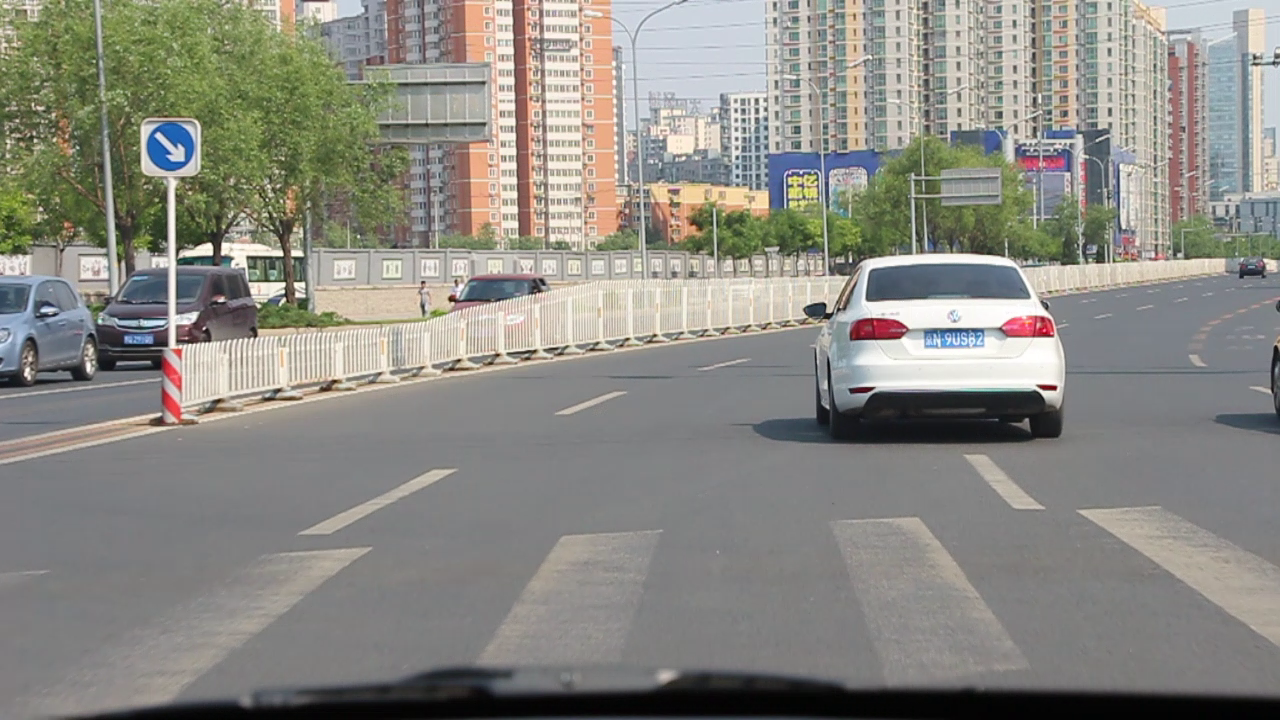
#> input picture 01技术学习/day07/00016.png, 1280 x 720 px
$ jupyter execute '图像的特征.ipynb'
#> lines starting #> are read from the running program, lines starting #| are printed output that depends on the picture
# 1. 图像的特征

[cell 1]
import cv2

img = cv2.imread("00016.png")
#> img is the input picture: shape (720, 1280, 3); mean B, G, R 130.5, 137.6, 138.7
print(img.shape)
#| (720, 1280, 3)

## 1.1. 卷积

- $$h(x) = \int _{- \infty} ^{\infty} f(\tau) g(x - \tau) \mathrm{d} \tau$$

- 离散化

- $f(\tau)$是一个图像
    - $\tau \to (i, j)$是图像中像素的位置
    - $f(i, j)$就是像素（三通道）


- 离散$(i, j)$：
    - $f(i,j) \quad (i,j) \in [-1, 1]$
    - $f(i,j)$是$3 \times 3$矩阵

- $x \to (x, y)$

- 积分就是求和
    - $\int \to \sum$

- 离散的结果是：
    - $$ h(x, y) = \sum _{(i,j) \in [-1, 1]} f(i, j) g(x-i, y-j) $$

- filter2D
    - `dst=cv.filter2D(src, ddepth, kernel[, dst[, anchor[, delta[, borderType]]]])`

```python
    dst = cv.filter2D(
        src,    # 原图像：g(x,y)
        ddepth,  # 输出的图像深度：通道，类型； -1表示深度相同
        kernel,  # 模板：f(i,j):卷积核
        dst,  #输出图像（不建议参数中返回）
        anchor, # kernel与原图像的参照点
        delta, # 偏移值，改变结果图像的灰度
        borderType # 越界的替代值
    )

```

[cell 2]
import cv2
import numpy
# 原图像
src = cv2.imread("00016.png")

# kernel
kernel = numpy.array([
    [-1,  0,  1],
    [-1,  0,  1],
    [-1,  0,  1]
])
# kernel = numpy.array([
#     [-1, -1, -1],
#     [ 0,  0,  0],
#     [ 1,  1,  1]
# ])
# kernel = numpy.array([
#     [-1, -1, -1],
#     [-1,  8, -1],
#     [-1, -1, -1]
# ])


# 卷积运算
dst = cv2.filter2D(src, -1, kernel, delta=128)
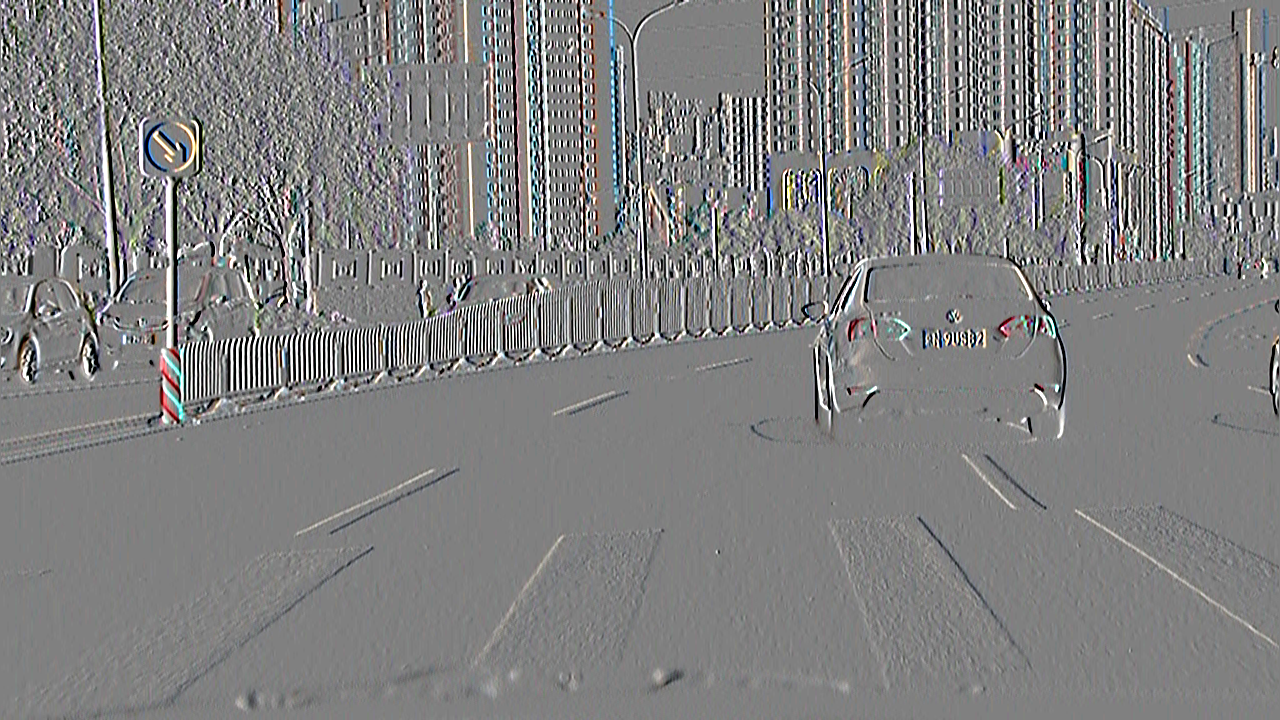
#> dst: shape (720, 1280, 3); mean B, G, R 128.3, 128.2, 128.2

cv2.imwrite("dd.png", dst)
#> Out = True

- 图像的导数
    - $ f ^{\prime}(x) = \lim \limits _{\epsilon \to 0} \dfrac{f(x + \epsilon) - f(x - \epsilon)}{2 \epsilon}$

- $\epsilon = 1$

- $f ^ {\prime}(x, y) = \dfrac{1}{2}(f(x+1, y) + 0f(x, y) - f(x-1, y) )$

- $[f(x+1, y), f(x, y), f(x-1, y)] [1, 0,-1] $

# 高斯核

[cell 3]
import cv2
import numpy as np

kernel_gauss = cv2. getGaussianKernel(ksize=3, sigma=1)
kernel = np.hstack((kernel_gauss, kernel_gauss, kernel_gauss))
print(kernel)

# 原图像
src = cv2.imread("00016.png")# 卷积运算
dst = cv2.filter2D(src, -1, kernel, delta=-50)
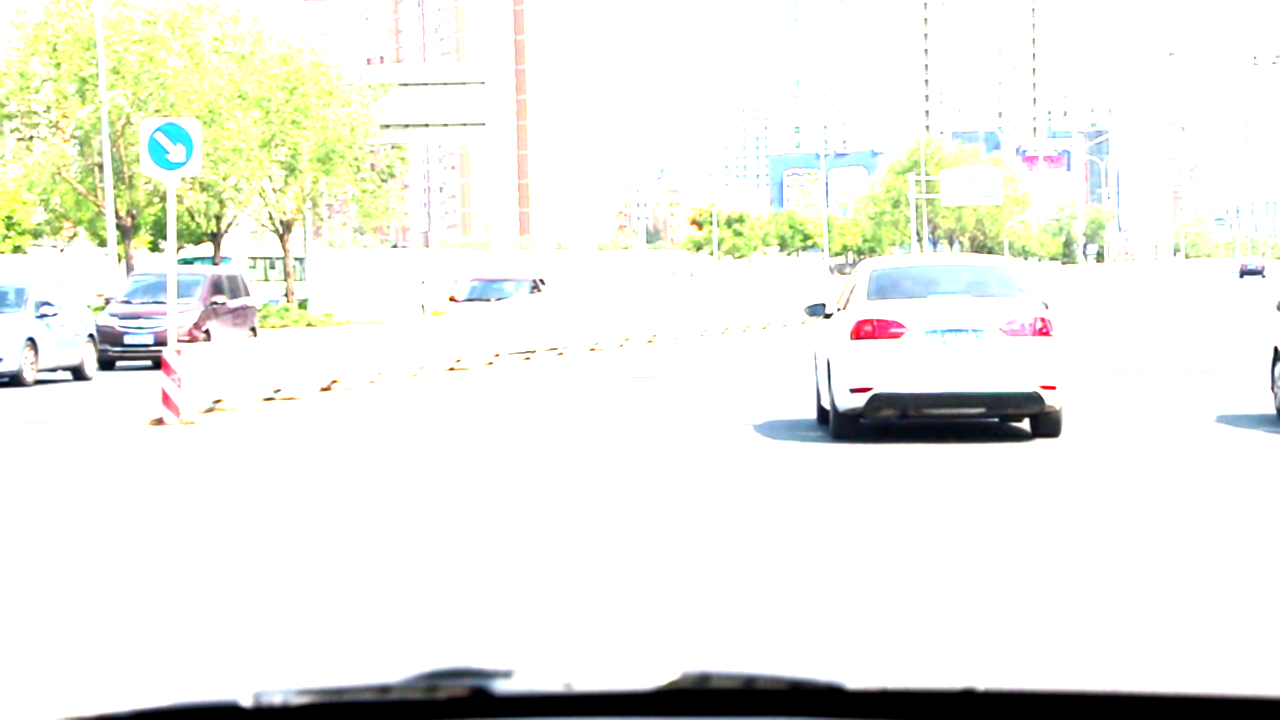
#> dst: shape (720, 1280, 3); mean B, G, R 231.5, 239.1, 237.6

cv2.imwrite("gaoSi.png", dst)
#> Out = True
